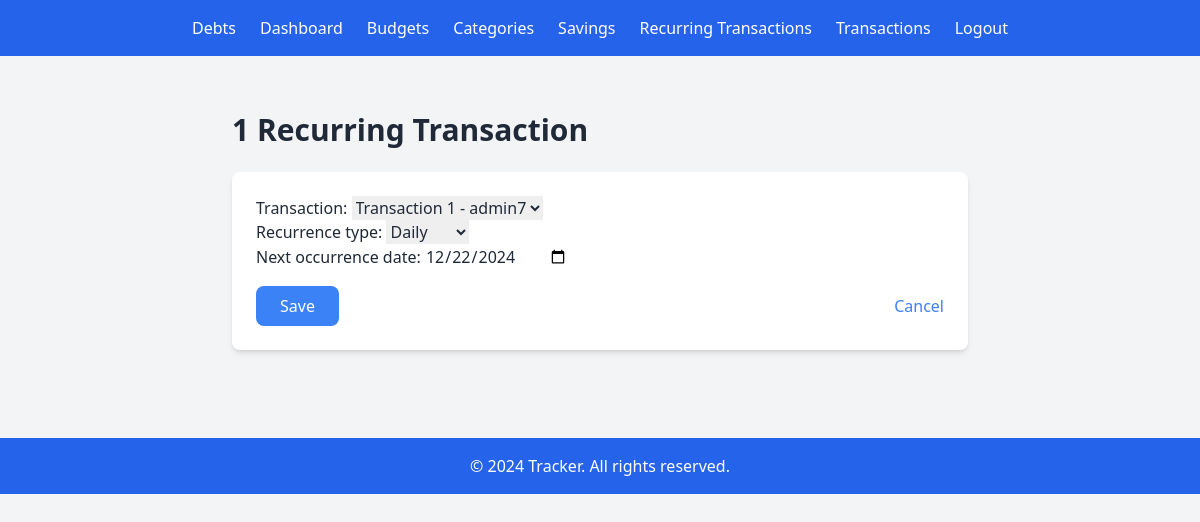
Screenshot of /tracker/recurring/edit/1/ with the database file from the repository.
### tracker/models.py (models this page shows, shortened)
class RecurringTransaction(models.Model):
    RECURRING_TYPES = [
        ('daily', 'Daily'),
        ('weekly', 'Weekly'),
        ('monthly', 'Monthly'),
    ]
    recurring_id = models.AutoField(primary_key=True)
    transaction = models.ForeignKey('Transaction', on_delete=models.CASCADE, related_name='recurring_transactions')
    recurrence_type = models.CharField(max_length=10, choices=RECURRING_TYPES)
    next_occurrence_date = models.DateField()
    created_at = models.DateTimeField(auto_now_add=True)
    updated_at = models.DateTimeField(auto_now=True)

class Transaction(models.Model):
    transaction_id = models.AutoField(primary_key=True)
    user = models.ForeignKey(User, on_delete=models.CASCADE, related_name="transactions")
    category = models.ForeignKey(Category, on_delete=models.SET_NULL, null=True, related_name="transactions")
    amount = models.DecimalField(max_digits=10, decimal_places=2)
    transaction_date = models.DateField()
    description = models.TextField(blank=True, null=True)
    currency = models.ForeignKey(Currency, on_delete=models.CASCADE, related_name="transactions")
    created_at = models.DateTimeField(auto_now_add=True)
    updated_at = models.DateTimeField(auto_now=True)
    def __str__(self):
        return f"Transaction {self.transaction_id} - {self.user.username}"

### tracker/views.py (the view)
# urls.py: path('recurring/edit/<int:recurring_id>/', views.recurring_edit, name='recurring_edit'),
def recurring_edit(request, recurring_id):
    recurring_transaction = get_object_or_404(RecurringTransaction, recurring_id=recurring_id)
    if request.method == 'POST':
        form = RecurringTransactionForm(request.POST, instance=recurring_transaction)
        if form.is_valid():
            form.save()
            return redirect(reverse('tracker:recurring_list'))
    else:
        form = RecurringTransactionForm(instance=recurring_transaction)
    return render(request, 'tracker/recurring_form.html', {'form': form})

### tracker/forms.py
class RecurringTransactionForm(forms.ModelForm):
    class Meta:
        model = RecurringTransaction
        fields = ['transaction', 'recurrence_type', 'next_occurrence_date']
        widgets = {
            'next_occurrence_date': forms.DateInput(attrs={'type': 'date', 'class': 'datepicker'}),
        }

### tracker/templates/tracker/recurring_form.html (shortened to what this page needs)
{% extends "tracker/base.html" %}
{% block content %}
    <div class="max-w-3xl mx-auto py-8 px-4 bg-gray-100">
        <h1 class="text-3xl font-bold text-gray-800 mb-6">
            {{ form.instance.pk|default:"Add" }} Recurring Transaction
        </h1>
        <form method="post" class="bg-white shadow-md rounded-lg p-6">
            {{ form.as_p }}
            <div class="flex justify-between items-center mt-4">
                <button type="submit" class="px-6 py-2 bg-blue-500 text-white rounded-lg hover:bg-blue-600 transition duration-200">
                    Save
                </button>
                <a href="{% url 'tracker:recurring_list' %}" class="text-blue-500 hover:text-blue-700">
                    Cancel
                </a>
            </div>
        </form>
    </div>
{% endblock %}

### rows the page displays
RecurringTransaction: instance.pk "1", recurrence_type "Daily", next_occurrence_date "12/22/2024"
Transaction: transaction "Transaction 1 - admin7"
